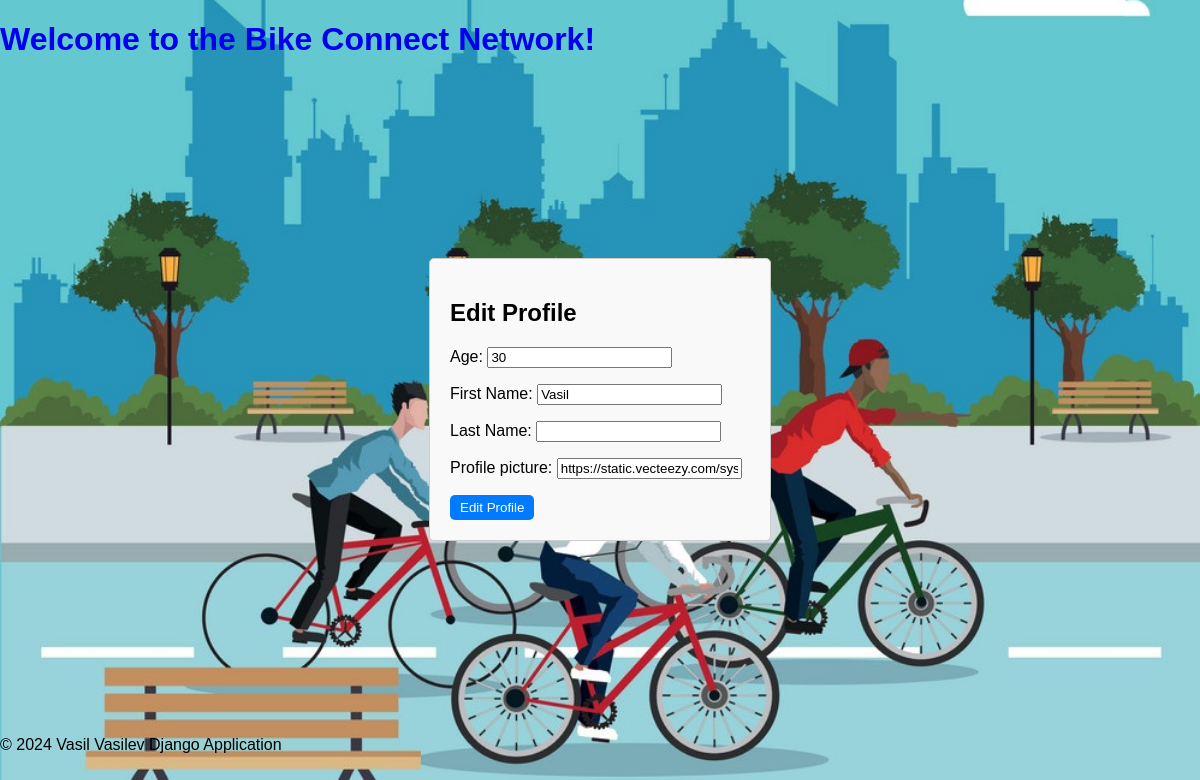
Before: /profile/2/edit/ (signed in) with the older database file.
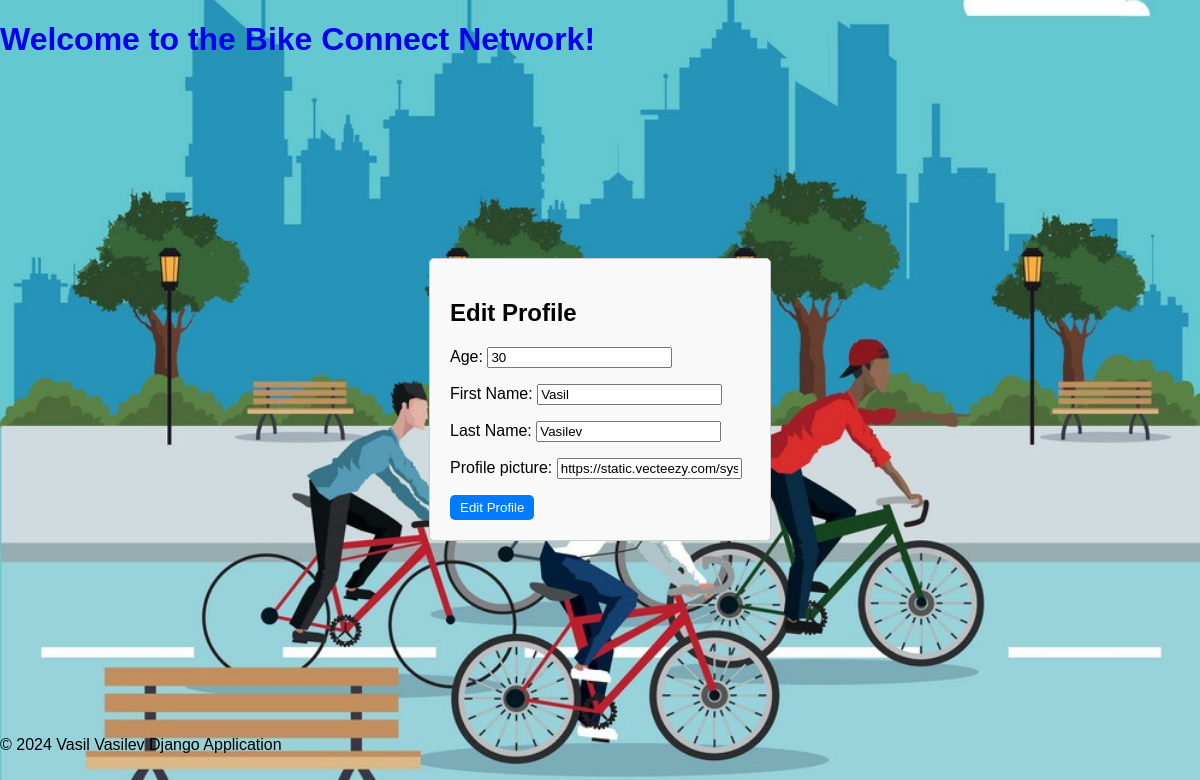
After: the same page with the newer database file.
### bike_connect_network/profiles/models.py (models this page shows)
class Profile(models.Model):
    USER_FIRST_NAME_MAX_LENGTH = 50
    USER_LAST_NAME_MAX_LENGTH = 50
    first_name = models.CharField(
        max_length=USER_FIRST_NAME_MAX_LENGTH,
        blank=False,
        null=False,
    )
    last_name = models.CharField(
        max_length=USER_LAST_NAME_MAX_LENGTH,
        blank=True,
        null=True,
    )
    age = PositiveIntegerField(
        blank=False,
        null=False,
    )
    profile_picture = models.URLField(
        blank=True,
        null=True,
    )
    user = models.OneToOneField(
        ProfileUser,
        primary_key=True,
        on_delete=models.CASCADE,
        related_name="profile"
    )

### bike_connect_network/profiles/views.py (the view, shortened to what this page needs)
# urls.py: path("edit/", EditUserView.as_view(), name="edit_user"),
class EditUserView(auth_mixins.LoginRequiredMixin, views.UpdateView):
    model = Profile
    form_class = ProfileEditForm
    template_name = "profile/profile_edit.html"
    context_object_name = 'user'
    def get_object(self, queryset=None):
        pk = self.kwargs.get('pk')
        obj = Profile.objects.get(pk=pk)
        return obj

### bike_connect_network/profiles/forms.py
class ProfileEditForm(forms.ModelForm):
    class Meta:
        model = Profile
        fields = ['age', 'first_name', 'last_name', 'profile_picture']
        labels = {
            'first_name': 'First Name',
            'last_name': 'Last Name',
        }

### templates/profile/profile_edit.html (shortened to what this page needs)
{% extends "base.html" %}
{% load static %}
{% block main_content %}
    <section id="register-page" class="content auth">
        <div class="container">
            <form class="form" action="{% url 'edit_user' pk=user.pk %}" method="post">
                <h1>Edit Profile</h1>
                {{ form.as_p }}
                <button type="submit" class="button-link">Edit Profile</button>
            </form>
        </div>
    </section>
{% endblock %}

Changed rows visible on the page:
changed Profile "Vasil": last_name (not shown) → "Vasilev"
